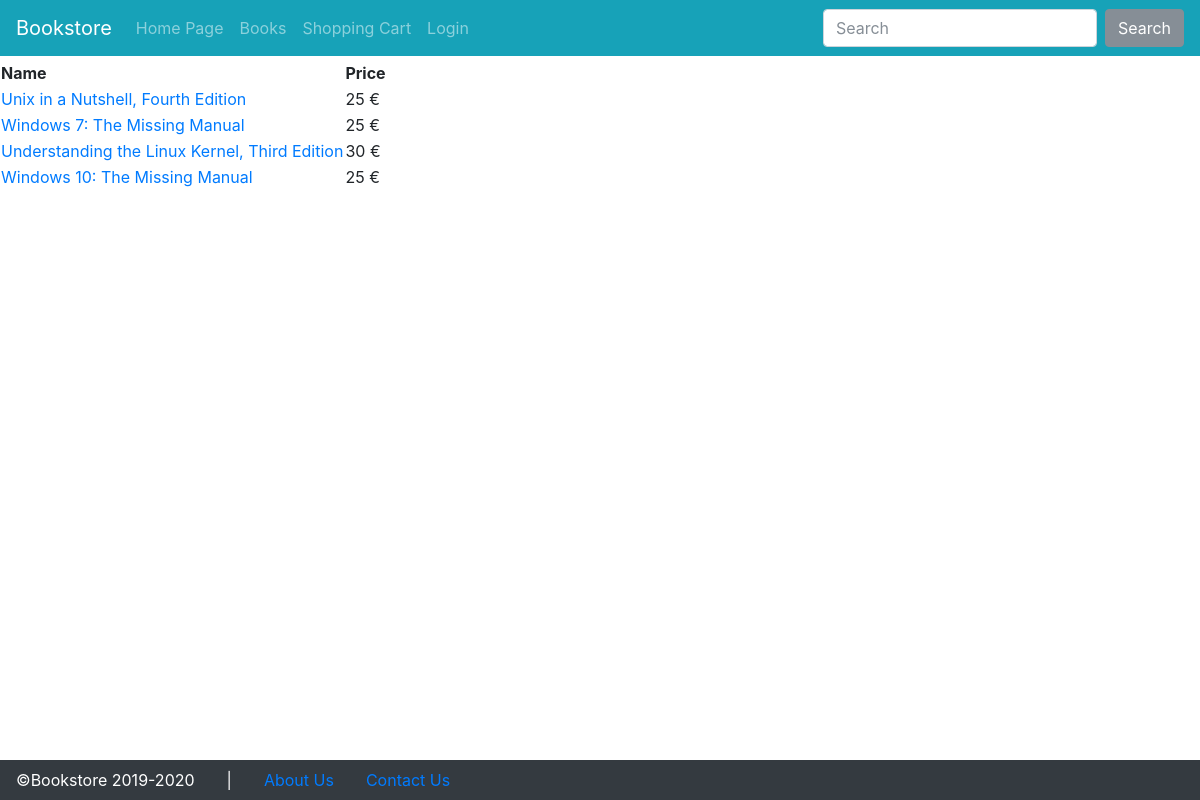
Page /index.php?p=catinfo&catid=2 on the committed database.
### tables this page shows
CREATE TABLE `product` (
  `ID` int(11) NOT NULL,
  `Title` varchar(200) DEFAULT NULL,
  `author` int(11) NOT NULL,
  `Description` varchar(500) DEFAULT NULL,
  `Price` float DEFAULT NULL,
  `stock` int(11) UNSIGNED NOT NULL DEFAULT 0,
  `Category` int(11) DEFAULT NULL,
  `image` varchar(500) NOT NULL DEFAULT 'products/empty.png'
);

### internal/catinfo.php (the view)
<table>
<tr>
<th>Name</th>
<th>Price</th>
</tr>
<?php
$cat = $_REQUEST['catid'];
$sql = "select * from product where Category=?";
if( $stmt = $mysqli->prepare($sql) ) {
	$stmt->bind_param("i", $cat);
	$stmt->execute();
	$result = $stmt->get_result();
	while ($row = $result->fetch_assoc()) {
		print "<tr><td><a href='?p=productinfo&pid=$row[ID]'>$row[Title]</a></td>".
			"<td>$row[Price] &euro;</td></tr>";
	}
}
?>
</table>

### index.php (shortened to what this page needs)
<!doctype html>
<html lang="en">
<head>
    <link href="./bootstrap/bootstrap.min.css" rel="stylesheet">
    <link href="./bootstrap/dashboard.css" rel="stylesheet">
    <link href="./css/datatables.min.css" rel="stylesheet">
    <link href="./css/custom.css" rel="stylesheet">
    <link href="./css/toastr.min.css" rel="stylesheet">
  </head>
<body>
    <header>
      <nav id="topNavbar" class="navbar navbar-expand-<?php if($_SESSION['username']!='?') echo "lg"; else echo "md";?> navbar-dark bg-info">
        <a class="navbar-brand" href="#">Bookstore</a>
        <div class="collapse navbar-collapse" id="navbarsExampleDefault">
          <ul class="navbar-nav mr-auto">
          <?php if($_SESSION['is_admin']):?>
            <li class="nav-item<?php if($_SERVER['QUERY_STRING'] == 'p=book_manage') echo ' active';?>">
              <a class="nav-link" href="?p=book_manage">Book Management</a>
            </li>
            <li class="nav-item<?php if($_SERVER['QUERY_STRING'] == 'p=orders_manage') echo ' active';?>">
              <a class="nav-link" href="?p=orders_manage">Order Management</a>
            </li>
            <li class="nav-item">
              <a class="nav-link" href="?p=logout">Logout</a>
            </li>
          <?php else:?>
          <?php if($_SESSION['username']!='?'):?>
            <li class="nav-item<?php if($_SERVER['QUERY_STRING'] == '' || $_SERVER['QUERY_STRING'] == 'p=start') echo ' active';?>">
              <a class="nav-link" href="index.php?p=start">Home Page</a>
            </li>
            <li class="nav-item<?php if($_SERVER['QUERY_STRING'] == 'p=products') echo ' active';?>">
              <a class="nav-link" href="?p=products">All Books</a>
            </li>
            <li class="nav-item<?php if($_SERVER['QUERY_STRING'] == 'p=cart') echo ' active';?>">
              <a class="nav-link" href="?p=cart">Shopping Cart</a>
            </li>
            <li class="nav-item<?php if($_SERVER['QUERY_STRING'] == 'p=myorders') echo ' active';?>">
              <a class="nav-link " href="?p=myorders">My orders</a>
            </li>
            <li class="nav-item<?php if($_SERVER['QUERY_STRING'] == 'p=myinfo') echo ' active';?>">
              <a class="nav-link" href="?p=myinfo">My Account</a>
            </li>
            <li class="nav-item">
              <a class="nav-link" href="?p=logout">Logout</a>
            </li>
          <?php else:?>
            <li class="nav-item<?php if($_SERVER['QUERY_STRING'] == '' || $_SERVER['QUERY_STRING'] == 'p=start') echo ' active';?>">
              <a class="nav-link" href="index.php?p=start">Home Page</a>
            </li>
            <li class="nav-item<?php if($_SERVER['QUERY_STRING'] == 'p=products') echo ' active';?>">
              <a class="nav-link" href="?p=products">Books</a>
            </li>
            <li class="nav-item<?php if($_SERVER['QUERY_STRING'] == 'p=cart') echo ' active';?>">
              <a class="nav-link" href="?p=cart">Shopping Cart</a>
            </li>
            <li class="nav-item<?php if($_SERVER['QUERY_STRING'] == 'p=login') echo ' active';?>">
              <a class="nav-link" href="?p=login">Login</a>
            </li>
          <?php endif;?>
          <?php endif;?>
			</ul>
    <?php if(!$_SESSION['is_admin']): ?>
      <form class="form-inline my-2 my-lg-0">
        <input class="form-control mr-sm-2" type="search" placeholder="Search" aria-label="Search">
        <button class="btn btn-secondary my-2 my-sm-0" type="submit">Search</button>
      </form>
    <?php endif; ?>
        </div>
      </nav>
    </header>
<div class="container-fluid py-1 px-0" style="overflow: auto">
      <div class="row m-0">
<main id='maincontent' role="main" class="w-100 px-0">
<?php
$p = $_REQUEST['p'];
$pages = array('start','shopinfo','login','do_login','after_login','logout','myinfo','contact','products','cart','catinfo','productinfo','add_cart','empty_cart','buy_cart', 'orders_manage', 'book_manage');
foreach($pages as $pp) {
	if($pp==$p) {
		require "internal/$p.php";
	}
}
?>
     </main>
      </div>
    </div>
    <div id="bottomFooter" class="text-white bg-dark">
      <div class="row align-items-center mx-0">
        <div class="nav-link">
          &copy;Bookstore 2019-2020
        </div>
        <div class="nav-link">|</div>
        <a class="nav-link" href="?p=shopinfo">About Us</a>
        <a class="nav-link" href="?p=contact">Contact Us</a>
      </div>
    </div>
  </body>
</html>

### css/custom.css (style rules this page uses)
html, body { height: 100%; overflow: hidden; margin: 0; padding: 0; }

### rows in the picture
product: Title "Unix in a Nutshell, Fourth Edition", Price "25"
product: Title "Windows 7: The Missing Manual", Price "25"
product: Title "Understanding the Linux Kernel, Third Edition", Price "30"
product: Title "Windows 10: The Missing Manual", Price "25"
